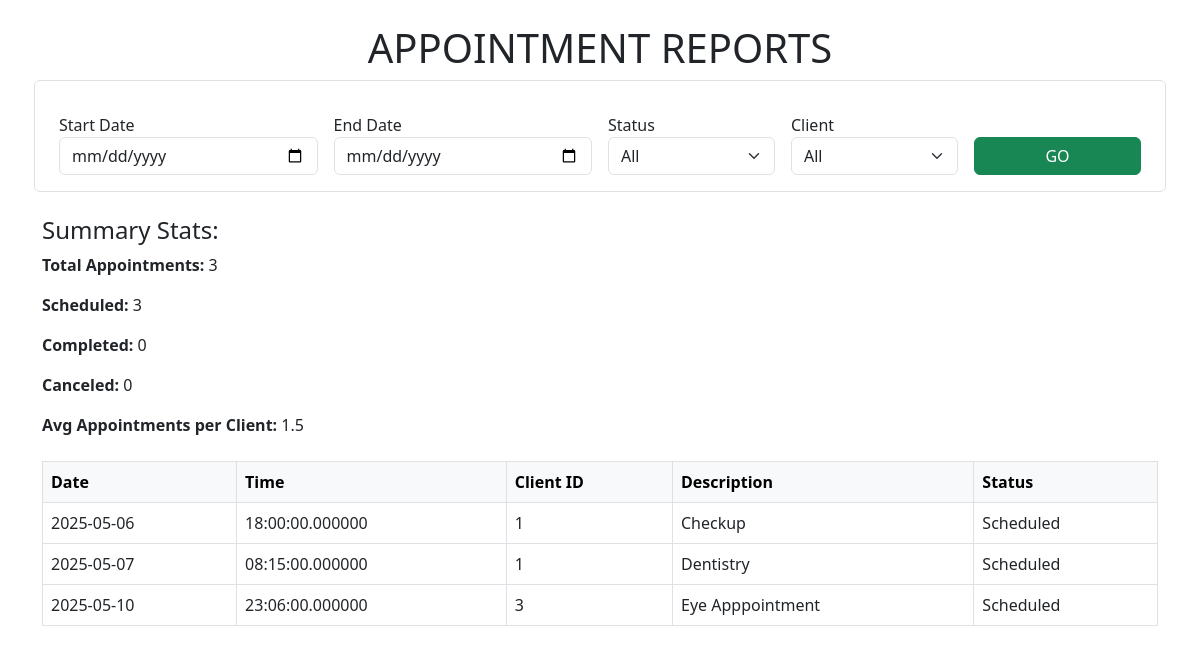
Screenshot of /report with the database file from the repository.
### app.py (models this page shows)
class Appointment(db.Model):
    id = db.Column(db.Integer, primary_key=True)
    date = db.Column(db.Date, nullable=False, index=True)  # index
    time = db.Column(db.Time, nullable=False)
    description = db.Column(db.Text, nullable=True)
    client_id = db.Column(db.Integer, db.ForeignKey('client.id'), nullable=False, index=True)  # index
    status = db.Column(db.String(20), nullable=False, default="Scheduled", index=True)  # index

### app.py (the view)
@app.route('/report', methods=['GET'])
def report():
    date_from = request.args.get('date_from')
    date_to = request.args.get('date_to')
    status = request.args.get('status')
    client_id = request.args.get('client_id')
    sql_query = "SELECT * FROM Appointment WHERE 1=1"
    summary_query = "SELECT status, COUNT(*) as count FROM Appointment WHERE 1=1"
    avg_query = """
        SELECT AVG(cnt) FROM (
            SELECT COUNT(*) as cnt FROM Appointment WHERE 1=1
    """
    params = {}
    if date_from and date_to:
        sql_query += " AND date BETWEEN :date_from AND :date_to"
        summary_query += " AND date BETWEEN :date_from AND :date_to"
        avg_query += " AND date BETWEEN :date_from AND :date_to"
        params["date_from"] = date_from
        params["date_to"] = date_to
    if status:
        sql_query += " AND status = :status"
        summary_query += " AND status = :status"
        avg_query += " AND status = :status"
        params["status"] = status
    if client_id:
        sql_query += " AND client_id = :client_id"
        summary_query += " AND client_id = :client_id"
        avg_query += " AND client_id = :client_id"
        params["client_id"] = client_id
    avg_query += " GROUP BY client_id)"
    appointments = db.session.execute(text(sql_query), params).fetchall()
    status_counts = db.session.execute(text(summary_query), params).fetchall()
    avg_per_client = db.session.execute(text(avg_query), params).scalar()
    summary = {row.status: row.count for row in status_counts}
    total = sum(summary.values())
    clients = Client.query.all()
    statuses = db.session.execute(text("SELECT DISTINCT status FROM Appointment")).fetchall()
    return render_template('report.html',
                           appointments=appointments,
                           summary=summary,
                           total=total,
                           avg_per_client=avg_per_client,
                           clients=clients,
                           statuses=[s[0] for s in statuses])

### templates/report.html (shortened to what this page needs)
<!DOCTYPE html>
<html lang="en">
<head>
    <link rel="stylesheet" href="https://cdn.jsdelivr.net/npm/bootstrap@5.3.0/dist/css/bootstrap.min.css">
</head>
<body class="container mt-4">
    <h1 class="text-center mb-4">APPOINTMENT REPORTS</h1>
    <form method="get" class="row g-3 mb-4 border p-3 rounded">
        <div class="col-md-3">
            <label>Start Date</label>
            <input type="date" name="date_from" class="form-control">
        </div>
        <div class="col-md-3">
            <label>End Date</label>
            <input type="date" name="date_to" class="form-control">
        </div>
        <div class="col-md-2">
            <label>Status</label>
            <select name="status" class="form-select">
                <option value="">All</option>
            </select>
        </div>
        <div class="col-md-2">
            <label>Client</label>
            <select name="client_id" class="form-select">
                <option value="">All</option>
            </select>
        </div>
        <div class="col-md-2 align-self-end">
            <button type="submit" class="btn btn-success w-100">GO</button>
        </div>
    </form>
    <div class="mb-4">
        <h4>Summary Stats:</h4>
        <p><strong>Total Appointments:</strong> {{ total }}</p>
        <p><strong>Scheduled:</strong> {{ summary.get("Scheduled", 0) }}</p>
        <p><strong>Completed:</strong> {{ summary.get("Completed", 0) }}</p>
        <p><strong>Canceled:</strong> {{ summary.get("Canceled", 0) }}</p>
        <p><strong>Avg Appointments per Client:</strong> {{ avg_per_client | round(2) }}</p>
    </div>
    <table class="table table-bordered">
        <thead class="table-light">
            <tr>
                <th>Date</th>
                <th>Time</th>
                <th>Client ID</th>
                <th>Description</th>
                <th>Status</th>
            </tr>
        </thead>
        <tbody>
            {% for appt in appointments %}
            <tr>
                <td>{{ appt.date }}</td>
                <td>{{ appt.time }}</td>
                <td>{{ appt.client_id }}</td>
                <td>{{ appt.description }}</td>
                <td>{{ appt.status }}</td>
            </tr>
            {% endfor %}
        </tbody>
    </table>
</body>
</html>

### rows the page displays
Appointment: date "2025-05-06", time "18:00:00.000000", client_id "1", description "Checkup", status "Scheduled"
Appointment: date "2025-05-07", time "08:15:00.000000", client_id "1", description "Dentistry", status "Scheduled"
Appointment: date "2025-05-10", time "23:06:00.000000", client_id "3", description "Eye Apppointment", status "Scheduled"

### other values shown
{{ total }} "3"
{{ summary.get("Scheduled", 0) }} "3"
{{ summary.get("Completed", 0) }} "0"
{{ summary.get("Canceled", 0) }} "0"
{{ avg_per_client | round(2) }} "1.5"
